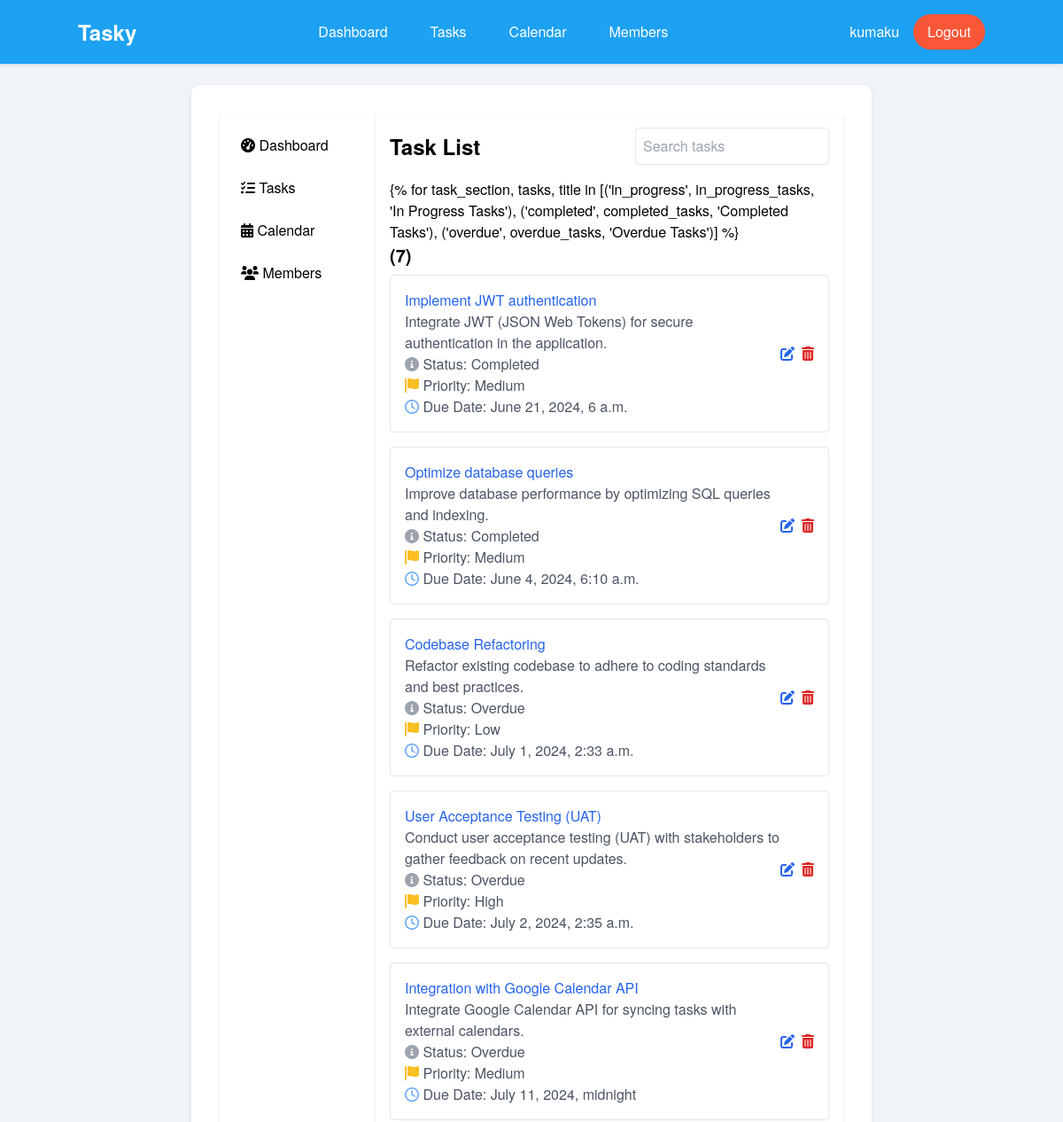
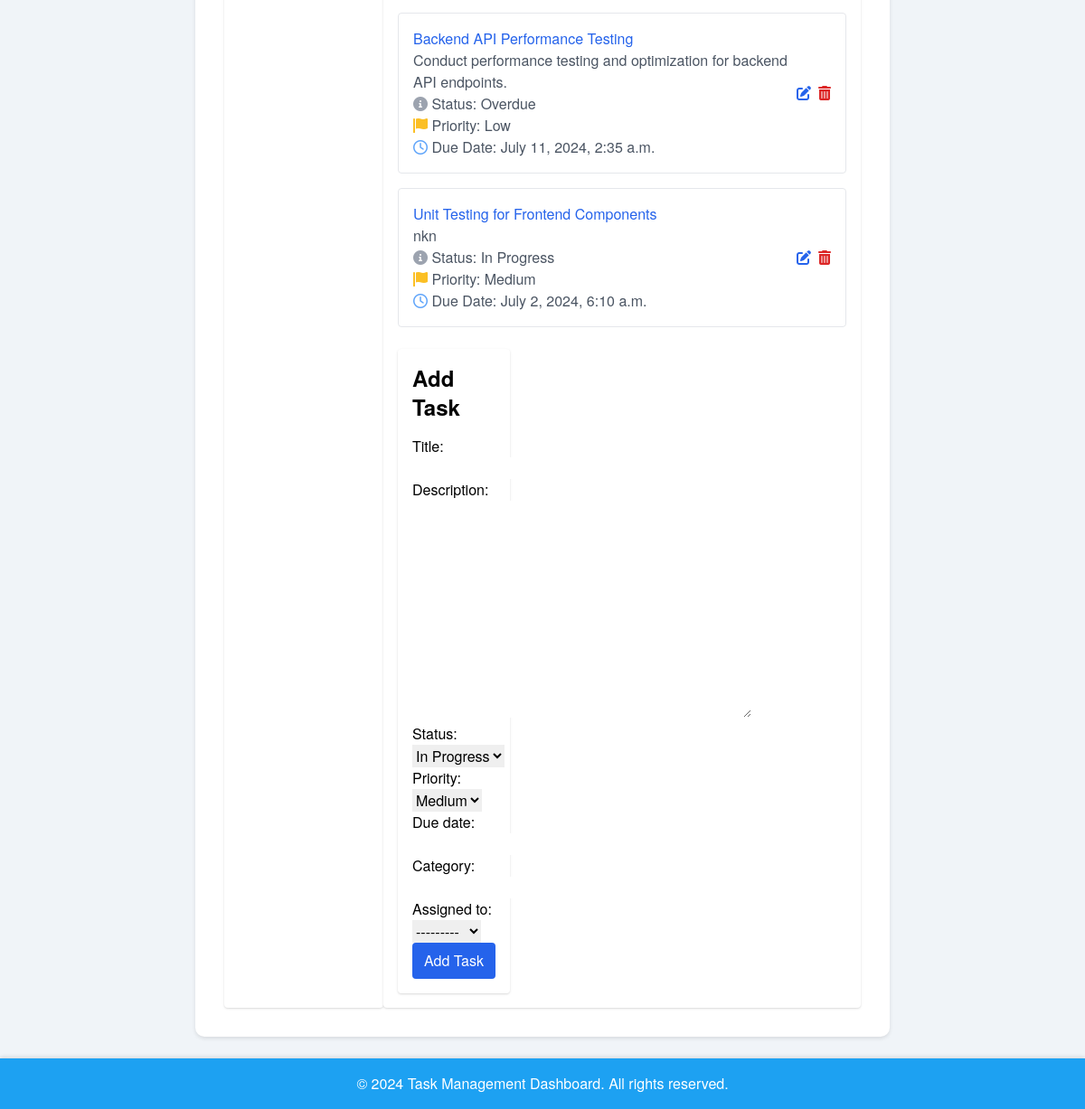
Screenshot of / (signed in) with the database file from the repository (2 pictures, top to bottom).
### tasks/models.py (models this page shows, shortened)
class Task(models.Model):
    STATUS_CHOICES = [
        ('In Progress', 'In Progress'),
        ('Completed', 'Completed'),
        ('Overdue', 'Overdue'),
    ]
    PRIORITY_CHOICES = [
        ('Low', 'Low'),
        ('Medium', 'Medium'),
        ('High', 'High'),
    ]
    title = models.CharField(max_length=200)
    description = models.TextField()
    status = models.CharField(max_length=20, choices=STATUS_CHOICES, default='In Progress')
    priority = models.CharField(max_length=20, choices=PRIORITY_CHOICES, default='Medium')
    due_date = models.DateTimeField()
    category = models.CharField(max_length=100)
    assigned_to = models.ForeignKey(User, on_delete=models.CASCADE)

### tasks/views.py (the view)
# urls.py: path('', TaskListView.as_view(), name='task_list'),
class TaskListView(ListView):
    model = Task
    template_name = 'tasks/task_list.html'
    context_object_name = 'tasks'
    def get_queryset(self):
        return Task.objects.all()
    def get_context_data(self, **kwargs):
        context = super().get_context_data(**kwargs)
        context['in_progress_tasks'] = Task.objects.filter(status='in_progress')
        context['completed_tasks'] = Task.objects.filter(status='completed')
        context['overdue_tasks'] = Task.objects.filter(status='overdue')
        context['form'] = TaskForm()
        return context

### tasks/forms.py
class TaskForm(forms.ModelForm):
    class Meta:
        model = Task
        fields = ['title', 'description', 'status', 'priority', 'due_date', 'category', 'assigned_to']

### tasks/templates/tasks/task_list.html (shortened to what this page needs)
{% extends "base.html" %}
{% block content %}
<div class="flex flex-wrap">
    <aside class="w-full md:w-1/4 p-4 bg-white rounded shadow mb-4 md:mb-0">
        <ul class="space-y-2">
            <li><a href="{% url 'dashboard' %}" class="block p-2 hover:bg-gray-200"><i class="fas fa-tachometer-alt"></i> Dashboard</a></li>
            <li><a href="{% url 'task_list' %}" class="block p-2 hover:bg-gray-200"><i class="fas fa-tasks"></i> Tasks</a></li>
            <li><a href="{% url 'calendar' %}" class="block p-2 hover:bg-gray-200"><i class="fas fa-calendar-alt"></i> Calendar</a></li>
            <li><a href="{% url 'members' %}" class="block p-2 hover:bg-gray-200"><i class="fas fa-users"></i> Members</a></li>
        </ul>
    </aside>
    <div class="w-full md:w-3/4 p-4 bg-white rounded shadow mb-4 md:mb-0">
        <div class="flex justify-between items-center mb-4">
            <h2 class="text-2xl font-bold">Task List</h2>
            <input type="text" id="search" placeholder="Search tasks" class="p-2 border rounded" oninput="searchTasks()">
        </div>
        <div>
            {% for task_section, tasks, title in [('in_progress', in_progress_tasks, 'In Progress Tasks'),
                                                  ('completed', completed_tasks, 'Completed Tasks'),
                                                  ('overdue', overdue_tasks, 'Overdue Tasks')] %}
                <div id="{{ task_section }}-container">
                    <h3 class="text-xl font-semibold mb-2">{{ title }} ({{ tasks|length }})</h3>
                    <ul class="space-y-4 mb-6" id="{{ task_section }}-tasks">
                        {% for task in tasks %}
                            <li class="task-item border p-4 rounded flex justify-between items-center">
                                <div>
                                    <a href="{% url 'task_detail' task.id %}" class="text-blue-600 hover:underline">{{ task.title }}</a>
                                    <p class="task-description text-gray-600">{{ task.description }}</p>
                                    <p class="text-gray-600"><i class="fas fa-info-circle text-gray-400"></i> Status: {{ task.get_status_display }}</p>
                                    <p class="text-gray-600"><i class="fas fa-flag text-yellow-400"></i> Priority: {{ task.get_priority_display }}</p>
                                    <p class="text-gray-600"><i class="far fa-clock text-blue-400"></i> Due Date: {{ task.due_date }}</p>
                                </div>
                                <div class="flex space-x-2">
                                    <a href="{% url 'task_update' task.id %}" class="text-blue-600 hover:text-blue-800"><i class="fas fa-edit"></i></a>
                                    <a href="{% url 'task_delete' task.id %}" class="text-red-600 hover:text-red-800"><i class="fas fa-trash-alt"></i></a>
                                </div>
                            </li>
                        {% empty %}
                            <li>No {{ task_section }} tasks found.</li>
                    </ul>
                </div>
            {% endfor %}
        </div>
    </div>
    <div class="w-full md:w-1/4 p-4 bg-white rounded shadow">
        <h2 class="text-2xl font-bold mb-4">Add Task</h2>
        <form method="post" action="{% url 'task_create' %}">
            {{ form.as_p }}
            <button type="submit" class="w-full bg-blue-600 text-white p-2 rounded hover:bg-blue-800">Add Task</button>
        </form>
    </div>
</div>
{% endblock %}

### tasks/templates/base.html (shortened to what this page needs)
<!DOCTYPE html>
<html lang="en">
<head>
    <link href="https://cdn.jsdelivr.net/npm/tailwindcss@2.2.19/dist/tailwind.min.css" rel="stylesheet">
    <link rel="stylesheet" href="https://cdnjs.cloudflare.com/ajax/libs/font-awesome/6.0.0-beta3/css/all.min.css">
</head>
<body>
    <header>
        <nav class="navbar p-4 text-white">
            <div class="container mx-auto flex justify-between items-center">
                <h1 class="font-bold">Tasky</h1>
                <div class="nav-links hidden md:flex">
                    <a href="{% url 'dashboard' %}">Dashboard</a>
                    <a href="{% url 'task_list' %}">Tasks</a>
                    <a href="{% url 'calendar' %}">Calendar</a>
                    <a href="{% url 'members' %}">Members</a>
                </div>
                <div class="user-info">
                    {% if user.is_authenticated %}
                        <span>{{ user.username }}</span>
                        <a href="{% url 'logout' %}" class="auth-button">Logout</a>
                    {% else %}
                        <a href="{% url 'login' %}" class="auth-button">Login</a>
                    {% endif %}
                </div>
            </div>
        </nav>
    </header>
    <main class="container mx-auto mt-6 flex flex-wrap">
        <div class="w-full md:w-3/4 mx-auto main-content">
            {% block content %}{% endblock %}
        </div>
    </main>
    <footer class="footer p-4 text-center mt-6">
        <div class="container mx-auto">
            <p>&copy; 2024 Task Management Dashboard. All rights reserved.</p>
        </div>
    </footer>
</body>
</html>

### tasks/templates/base.html (style rules this page uses)
body { font-family: 'Helvetica Neue', Helvetica, Arial, sans-serif; background-color: #f0f4f8; }
.navbar { background-color: #1DA1F2; box-shadow: 0 2px 4px rgba(0, 0, 0, 0.1); }
.navbar h1 { font-size: 1.5rem; color: #ffffff; }
.navbar .nav-links { display: flex; align-items: center; gap: 1rem; }
.navbar .nav-links a { color: #ffffff; text-decoration: none; padding: 0.5rem 1rem; border-radius: 50px; transition: background-color 0.3s ease; }
.navbar .user-info { display: flex; align-items: center; }
.navbar .user-info span { margin-right: 1rem; color: #ffffff; }
.navbar .auth-button { padding: 0.5rem 1rem; border-radius: 50px; transition: background-color 0.3s ease; background-color: #f95738; color: #ffffff; }
.footer { background-color: #1DA1F2; color: #ffffff; box-shadow: 0 -2px 4px rgba(0, 0, 0, 0.1); }
.main-content { background: white; border-radius: 10px; padding: 2rem; box-shadow: 0 2px 4px rgba(0, 0, 0, 0.1); }

### rows the page displays
Task: title "Implement JWT authentication", description "Integrate JWT (JSON Web Tokens) for secure authentication in the application.", status "Completed", priority "Medium", due_date "June 21, 2024, 6 a.m."
Task: title "Optimize database queries", description "Improve database performance by optimizing SQL queries and indexing.", status "Completed", priority "Medium", due_date "June 4, 2024, 6:10 a.m."
Task: title "Codebase Refactoring", description "Refactor existing codebase to adhere to coding standards and best practices.", status "Overdue", priority "Low", due_date "July 1, 2024, 2:33 a.m."
Task: title "User Acceptance Testing (UAT)", description "Conduct user acceptance testing (UAT) with stakeholders to gather feedback on recent updates.", status "Overdue", priority "High", due_date "July 2, 2024, 2:35 a.m."
Task: title "Integration with Google Calendar API", description "Integrate Google Calendar API for syncing tasks with external calendars.", status "Overdue", priority "Medium", due_date "July 11, 2024, midnight"
Task: title "Backend API Performance Testing", description "Conduct performance testing and optimization for backend API endpoints.", status "Overdue", priority "Low", due_date "July 11, 2024, 2:35 a.m."
Task: title "Unit Testing for Frontend Components", description "nkn", status "In Progress", priority "Medium", due_date "July 2, 2024, 6:10 a.m."

### other values shown
{{ user.username }} "kumaku"
{{ tasks|length }} "7"
